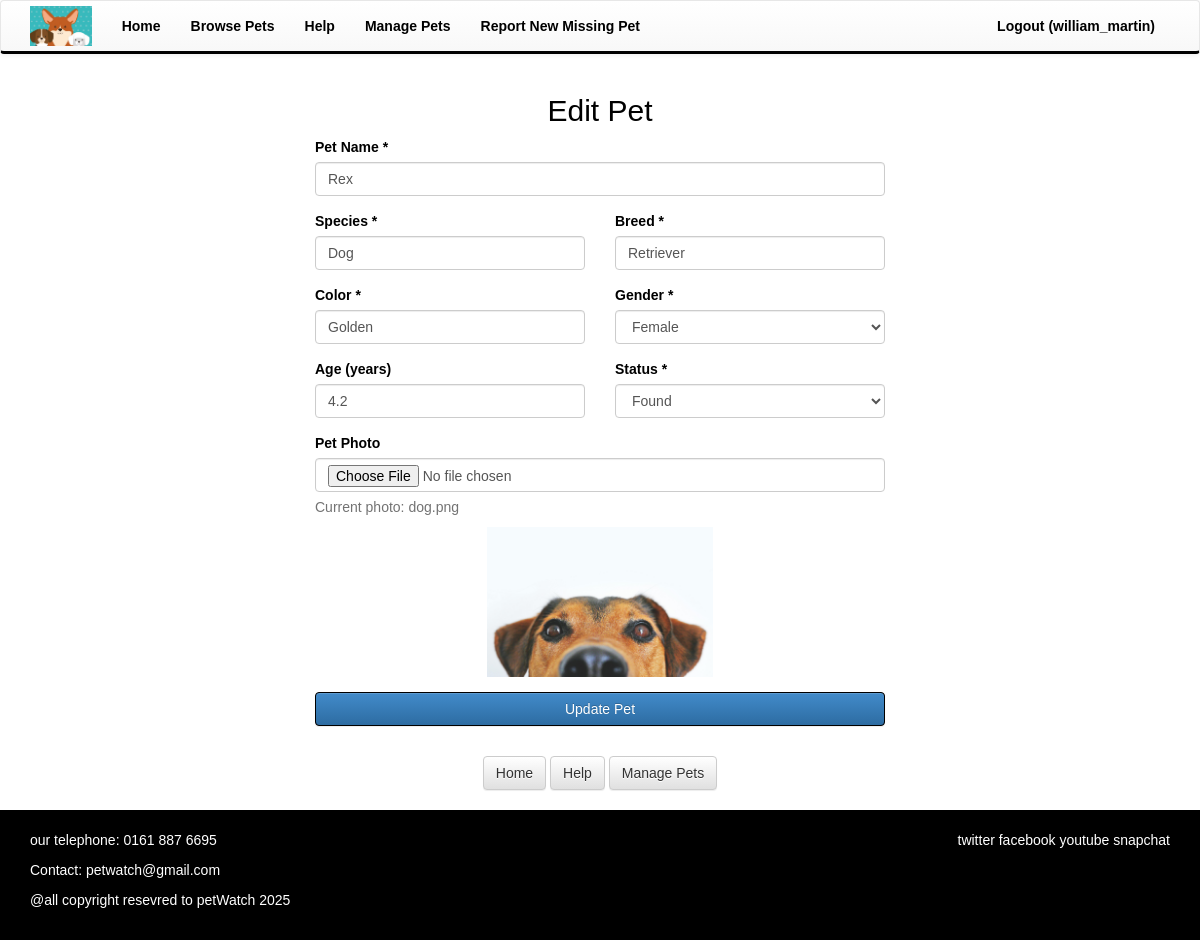
Page /petWatch/controllers/report_pet.php?edit_id=2 (signed in) on the committed database.
### tables this page shows
CREATE TABLE "pets"
(
    id            INTEGER
        primary key autoincrement,
    name          TEXT,
    species       TEXT,
    breed         TEXT,
    color         TEXT,
    photo_url     TEXT,
    status        TEXT,
    description   TEXT,
    date_reported DATE,
    user_id       INTEGER
        references users,
    gender        TEXT,
    age           DECIMAL(4, 2),
    check (age >= 0 AND age <= 100),
    check (gender IN ('Male', 'Female')),
    check (status IN ('lost', 'found'))
);

### petWatch/controllers/report_pet.php (called while the page is built, shortened)
<?php
require_once '../Model/PetOwnerModel.php';
$db = getDbConnection();
$petOwnerModel = new PetOwnerModel($db);
$edit_mode = false;
$pet_data = null;
if (isset($_GET['edit_id'])) {
    $edit_mode = true;
    $pet_id = (int)$_GET['edit_id'];
    $pet_data = $petOwnerModel->getPetById($pet_id, $_SESSION['user_id']);
}
include '../views/report_pet.phtml';
?>

### petWatch/Model/PetOwnerModel.php (called while the page is built, shortened)
<?php
class PetOwnerModel
{
    private $db;
    public function __construct(PDO $db)
    {
        $this->db = $db;
    }
    public function getPetById($pet_id, $user_id)
    {
        $stmt = $this->db->prepare("
            SELECT p.*,
                   COUNT(s.id) as sighting_count,
                   COALESCE(SUM(s.reward), 0) as total_reward
            FROM pets p
            LEFT JOIN sightings s ON p.id = s.pet_id
            WHERE p.id = ? AND p.user_id = ?
            GROUP BY p.id
        ");
        $stmt->execute([$pet_id, $user_id]);
        return $stmt->fetch(PDO::FETCH_ASSOC);
    }
}
?>

### petWatch/views/report_pet.phtml (the view, shortened to what this page needs)
<?php global $pet_data, $edit_mode;
include 'template/header.phtml'; ?>
    <div class="row">
        <div class="col-md-6 col-md-offset-3">
            <h2 class="text-center"><?php echo $edit_mode ? 'Edit Pet' : 'Report New Missing Pet'; ?></h2>
            <form method="post" action="report_pet.php<?php echo $edit_mode ? '?edit_id=' . $pet_data['id'] : ''; ?>" enctype="multipart/form-data">
                <div class="form-group">
                    <label for="name">Pet Name *</label>
                    <input type="text" class="form-control" id="name" name="name"
                           value="<?php echo $edit_mode ? htmlspecialchars($pet_data['name']) : ''; ?>" required>
                </div>
                <div class="row">
                    <div class="col-sm-6">
                        <div class="form-group">
                            <label for="species">Species *</label>
                            <input type="text" class="form-control" id="species" name="species"
                                   value="<?php echo $edit_mode ? htmlspecialchars($pet_data['species']) : ''; ?>" required>
                        </div>
                    </div>
                    <div class="col-sm-6">
                        <div class="form-group">
                            <label for="breed">Breed *</label>
                            <input type="text" class="form-control" id="breed" name="breed"
                                   value="<?php echo $edit_mode ? htmlspecialchars($pet_data['breed']) : ''; ?>" required>
                        </div>
                    </div>
                </div>
                <div class="row">
                    <div class="col-sm-6">
                        <div class="form-group">
                            <label for="color">Color *</label>
                            <input type="text" class="form-control" id="color" name="color"
                                   value="<?php echo $edit_mode ? htmlspecialchars($pet_data['color']) : ''; ?>" required>
                        </div>
                    </div>
                    <div class="col-sm-6">
                        <div class="form-group">
                            <label for="gender">Gender *</label>
                            <select class="form-control" id="gender" name="gender" required>
                                <option value="Female" <?php echo ($edit_mode && $pet_data['gender'] == 'Female') ? 'selected' : ''; ?>>Female</option>
                            </select>
                        </div>
                    </div>
                </div>
                <div class="row">
                    <div class="col-sm-6">
                        <div class="form-group">
                            <label for="age">Age (years)</label>
                            <input type="number" class="form-control" id="age" name="age"
                                   value="<?php echo $edit_mode ? htmlspecialchars($pet_data['age']) : ''; ?>"
                                   min="0" max="100" step="0.1">
                        </div>
                    </div>
                    <div class="col-sm-6">
                        <div class="form-group">
                            <label for="status">Status *</label>
                            <select class="form-control" id="status" name="status" required>
                                <option value="found" <?php echo ($edit_mode && $pet_data['status'] == 'found') ? 'selected' : ''; ?>>Found</option>
                            </select>
                        </div>
                    </div>
                </div>
                <div class="form-group">
                    <label for="photo">Pet Photo</label>
                    <input type="file" class="form-control" id="photo" name="photo" accept="image/*" onchange="previewImage(this)">
                    <?php if ($edit_mode && !empty($pet_data['photo_url'])): ?>
                        <p class="help-block">
                            Current photo: <?php echo htmlspecialchars($pet_data['photo_url']); ?>
                        </p>
                        <div id="currentPhoto" class="text-center" style="margin-top: 10px;">
                            <img src="../images/pet-image/<?php echo htmlspecialchars($pet_data['photo_url']); ?>"
                                 alt="Current pet photo" class="img-responsive" style="max-height: 150px; margin: 0 auto;"
                                 onerror="this.src='../images/pet-image/default-pet.png'">
                        </div>
                    <?php endif; ?>
                </div>
                <button type="submit" class="btn btn-primary btn-block"><?php echo $edit_mode ? 'Update Pet' : 'Report Missing Pet'; ?></button>
            </form>
            <div class="text-center" style="margin-top: 30px;">
                <a href="../index.php" class="btn btn-default">Home</a>
                <a href="help.php" class="btn btn-default">Help</a>
                <a href="manage_pets.php" class="btn btn-default">Manage Pets</a>
            </div>
        </div>
    </div>
<?php include 'template/footer.phtml'; ?>

### petWatch/css/my-style.css (style rules this page uses)
html, body { height: 100%; margin: 0; padding: 0; }
body { background-color: white; color: black; font-family: Arial, sans-serif; display: flex; flex-direction: column; min-height: 100vh; }
.btn-primary { background-color: black; border-color: black; }

### rows in the picture
pets: name "Rex", species "Dog", breed "Retriever", color "Golden", gender "Female", age "4.2", status "Found", photo_url "dog.png", photo_url (picture)

### other values in the picture
$_SESSION['username'] "william_martin"
